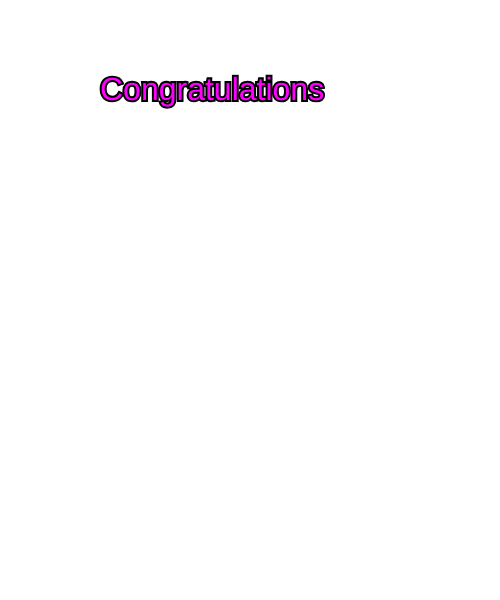
Frame 1 (no input)
Frame 60 (no input): identical to frame 1, image omitted
Frame 120 (the mouse pressed at the canvas centre since frame 60): identical to frame 1, image omitted

The p5.js sketch that drew this single still picture (run headless with seeded random() and noise() and a simulated clock; from frame 60 on, the mouse is pressed at the canvas centre):

// p5.js sketch
// ── sketch.js


let shapes = new Map();

function setup(){

createCanvas(500,600);

fill(255,0,255);
  stroke(0);
fill(255,0,255)
shapes.set(ellipse, []);
shapes.set(rect,[]);


}
function draw(){

background(255);

textSize(32);
  
  strokeWeight(4);
  text('Congratulations', 100, 100);


    for (const [key, value] of shapes) {
    for (const item of value) {
     
      key(...item); 
    }
  }
}


function mouseClicked(){

const args = [mouseX, mouseY, random(20, 50), random(20, 50)];
if (frameCount % 2 === 0) {
    shapes.get(ellipse).push(args);
  } else {
    shapes.get(rect).push(args);
  }
  
  console.log(shapes);



}
